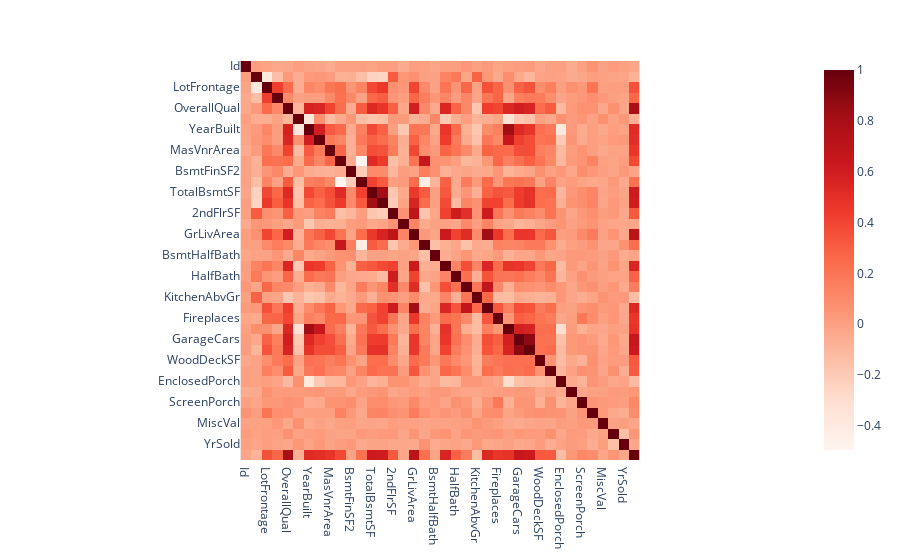

Notebook source saved alongside this figure:
### Markdown cell above
* Create correlation map to see which numeric features are correlated with SalePrice

### Code cell
# Pearson's correlatoin
corr = numeric_features.corr(method='pearson')
fig_corr = px.imshow(corr, x=numeric_features.columns, y=numeric_features.columns, color_continuous_scale=px.colors.sequential.Reds)
fig_corr.show()

### Figure 1 — Plotly figure (JSON) as saved in the notebook; plotly's stock layout.template omitted (floating-point values rounded to 4 significant figures; data arrays with more than 128 entries replaced by an {"elided": "..."} marker saying what was removed)
{"data": [{"coloraxis": "coloraxis", "hovertemplate": "x: %{x}<br>y: %{y}<br>color: %{z}<extra></extra>", "name": "0", "type": "heatmap", "x": ["Id", "MSSubClass", "LotFrontage", "LotArea", "OverallQual", "OverallCond", "YearBuilt", "YearRemodAdd", "MasVnrArea", "BsmtFinSF1", "BsmtFinSF2", "BsmtUnfSF", "TotalBsmtSF", "1stFlrSF", "2ndFlrSF", "LowQualFinSF", "GrLivArea", "BsmtFullBath", "BsmtHalfBath", "FullBath", "HalfBath", "BedroomAbvGr", "KitchenAbvGr", "TotRmsAbvGrd", "Fireplaces", "GarageYrBlt", "GarageCars", "GarageArea", "WoodDeckSF", "OpenPorchSF", "EnclosedPorch", "3SsnPorch", "ScreenPorch", "PoolArea", "MiscVal", "MoSold", "YrSold", "SalePrice"], "xaxis": "x", "y": ["Id", "MSSubClass", "LotFrontage", "LotArea", "OverallQual", "OverallCond", "YearBuilt", "YearRemodAdd", "MasVnrArea", "BsmtFinSF1", "BsmtFinSF2", "BsmtUnfSF", "TotalBsmtSF", "1stFlrSF", "2ndFlrSF", "LowQualFinSF", "GrLivArea", "BsmtFullBath", "BsmtHalfBath", "FullBath", "HalfBath", "BedroomAbvGr", "KitchenAbvGr", "TotRmsAbvGrd", "Fireplaces", "GarageYrBlt", "GarageCars", "GarageArea", "WoodDeckSF", "OpenPorchSF", "EnclosedPorch", "3SsnPorch", "ScreenPorch", "PoolArea", "MiscVal", "MoSold", "YrSold", "SalePrice"], "yaxis": "y", "z": {"elided": "38x38 float values"}}], "layout": {"coloraxis": {"colorscale": [[0, "rgb(255,245,240)"], [0.125, "rgb(254,224,210)"], [0.25, "rgb(252,187,161)"], [0.375, "rgb(252,146,114)"], [0.5, "rgb(251,106,74)"], [0.625, "rgb(239,59,44)"], [0.75, "rgb(203,24,29)"], [0.875, "rgb(165,15,21)"], [1, "rgb(103,0,13)"]]}, "margin": {"t": 60}, "xaxis": {"anchor": "y", "constrain": "domain", "domain": [0, 1], "scaleanchor": "y"}, "yaxis": {"anchor": "x", "autorange": "reversed", "constrain": "domain", "domain": [0, 1]}}}
